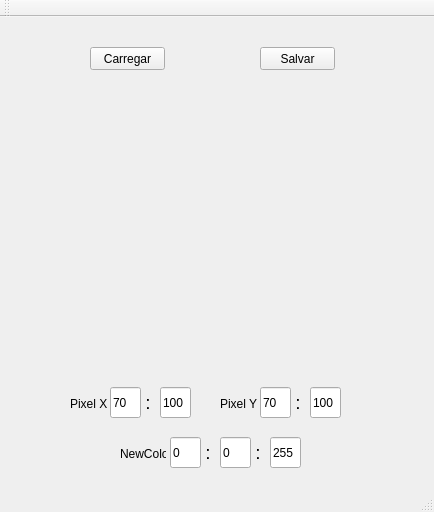
<?xml version="1.0" encoding="UTF-8"?>
<ui version="4.0">
 <class>MainWindow</class>
 <widget class="QMainWindow" name="MainWindow">
  <property name="geometry">
   <rect>
    <x>0</x>
    <y>0</y>
    <width>434</width>
    <height>512</height>
   </rect>
  </property>
  <property name="windowTitle">
   <string>MainWindow</string>
  </property>
  <widget class="QWidget" name="centralWidget">
   <widget class="QPushButton" name="Carregar">
    <property name="geometry">
     <rect>
      <x>90</x>
      <y>30</y>
      <width>75</width>
      <height>23</height>
     </rect>
    </property>
    <property name="text">
     <string>Carregar</string>
    </property>
   </widget>
   <widget class="QLabel" name="ImagemOri">
    <property name="geometry">
     <rect>
      <x>50</x>
      <y>70</y>
      <width>321</width>
      <height>271</height>
     </rect>
    </property>
    <property name="text">
     <string/>
    </property>
   </widget>
   <widget class="QPushButton" name="Salvar">
    <property name="geometry">
     <rect>
      <x>260</x>
      <y>30</y>
      <width>75</width>
      <height>23</height>
     </rect>
    </property>
    <property name="text">
     <string>Salvar</string>
    </property>
   </widget>
   <widget class="QLineEdit" name="X1">
    <property name="geometry">
     <rect>
      <x>110</x>
      <y>370</y>
      <width>31</width>
      <height>31</height>
     </rect>
    </property>
    <property name="text">
     <string>70</string>
    </property>
   </widget>
   <widget class="QLabel" name="label_3">
    <property name="geometry">
     <rect>
      <x>70</x>
      <y>380</y>
      <width>46</width>
      <height>13</height>
     </rect>
    </property>
    <property name="text">
     <string>Pixel X</string>
    </property>
   </widget>
   <widget class="QLabel" name="label_4">
    <property name="geometry">
     <rect>
      <x>220</x>
      <y>380</y>
      <width>46</width>
      <height>13</height>
     </rect>
    </property>
    <property name="text">
     <string>Pixel Y</string>
    </property>
   </widget>
   <widget class="QLineEdit" name="X2">
    <property name="geometry">
     <rect>
      <x>160</x>
      <y>370</y>
      <width>31</width>
      <height>31</height>
     </rect>
    </property>
    <property name="text">
     <string>100</string>
    </property>
   </widget>
   <widget class="QLabel" name="label_5">
    <property name="geometry">
     <rect>
      <x>140</x>
      <y>370</y>
      <width>41</width>
      <height>31</height>
     </rect>
    </property>
    <property name="font">
     <font>
      <pointsize>14</pointsize>
     </font>
    </property>
    <property name="text">
     <string> :</string>
    </property>
   </widget>
   <widget class="QLineEdit" name="Y1">
    <property name="geometry">
     <rect>
      <x>260</x>
      <y>370</y>
      <width>31</width>
      <height>31</height>
     </rect>
    </property>
    <property name="text">
     <string>70</string>
    </property>
   </widget>
   <widget class="QLineEdit" name="Y2">
    <property name="geometry">
     <rect>
      <x>310</x>
      <y>370</y>
      <width>31</width>
      <height>31</height>
     </rect>
    </property>
    <property name="text">
     <string>100</string>
    </property>
   </widget>
   <widget class="QLabel" name="label_6">
    <property name="geometry">
     <rect>
      <x>290</x>
      <y>370</y>
      <width>41</width>
      <height>31</height>
     </rect>
    </property>
    <property name="font">
     <font>
      <pointsize>14</pointsize>
     </font>
    </property>
    <property name="text">
     <string> :</string>
    </property>
   </widget>
   <widget class="QLabel" name="label_7">
    <property name="geometry">
     <rect>
      <x>120</x>
      <y>430</y>
      <width>46</width>
      <height>13</height>
     </rect>
    </property>
    <property name="text">
     <string>NewColor</string>
    </property>
   </widget>
   <widget class="QLineEdit" name="C1">
    <property name="geometry">
     <rect>
      <x>170</x>
      <y>420</y>
      <width>31</width>
      <height>31</height>
     </rect>
    </property>
    <property name="text">
     <string>0</string>
    </property>
   </widget>
   <widget class="QLineEdit" name="C2">
    <property name="geometry">
     <rect>
      <x>220</x>
      <y>420</y>
      <width>31</width>
      <height>31</height>
     </rect>
    </property>
    <property name="text">
     <string>0</string>
    </property>
   </widget>
   <widget class="QLabel" name="label_8">
    <property name="geometry">
     <rect>
      <x>200</x>
      <y>420</y>
      <width>41</width>
      <height>31</height>
     </rect>
    </property>
    <property name="font">
     <font>
      <pointsize>14</pointsize>
     </font>
    </property>
    <property name="text">
     <string> :</string>
    </property>
   </widget>
   <widget class="QLabel" name="label_9">
    <property name="geometry">
     <rect>
      <x>250</x>
      <y>420</y>
      <width>41</width>
      <height>31</height>
     </rect>
    </property>
    <property name="font">
     <font>
      <pointsize>14</pointsize>
     </font>
    </property>
    <property name="text">
     <string> :</string>
    </property>
   </widget>
   <widget class="QLineEdit" name="C3">
    <property name="geometry">
     <rect>
      <x>270</x>
      <y>420</y>
      <width>31</width>
      <height>31</height>
     </rect>
    </property>
    <property name="text">
     <string>255</string>
    </property>
   </widget>
  </widget>
  <widget class="QMenuBar" name="menuBar">
   <property name="geometry">
    <rect>
     <x>0</x>
     <y>0</y>
     <width>434</width>
     <height>21</height>
    </rect>
   </property>
  </widget>
  <widget class="QToolBar" name="mainToolBar">
   <attribute name="toolBarArea">
    <enum>TopToolBarArea</enum>
   </attribute>
   <attribute name="toolBarBreak">
    <bool>false</bool>
   </attribute>
  </widget>
  <widget class="QStatusBar" name="statusBar"/>
 </widget>
 <layoutdefault spacing="6" margin="11"/>
 <resources/>
 <connections/>
</ui>
